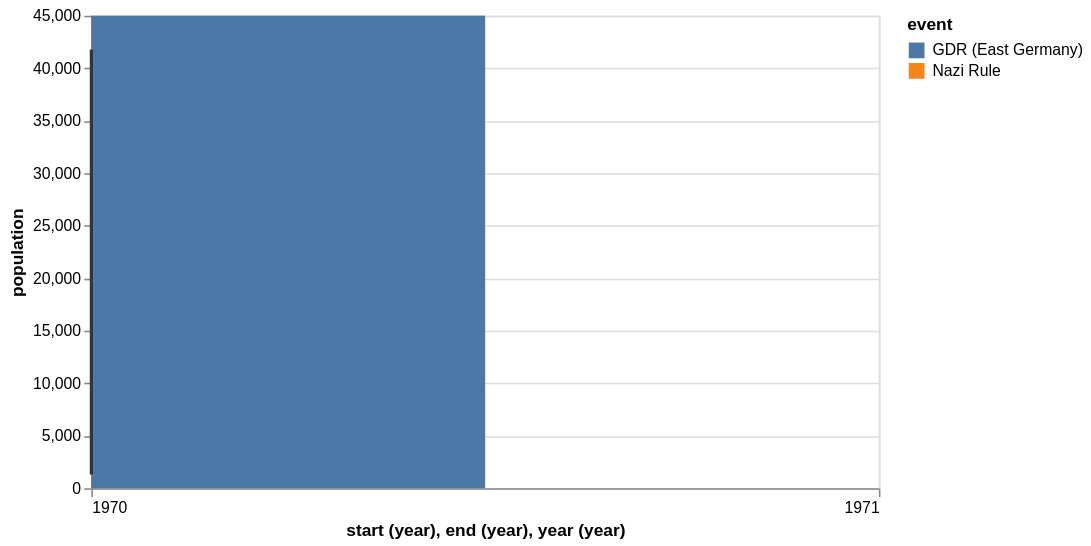

Write a Vega-Lite specification for this figure.
### Vega-Lite specification from a JSON file in a GitHub repository (floating-point values rounded to 4 significant figures)
{"$schema": "https://vega.github.io/schema/vega-lite/v2.json", "description": "The population of the German city of Falkensee over time", "width": 500, "data": {"values": [{"year": 1875, "population": 1309}, {"year": 1890, "population": 1558}, {"year": 1910, "population": 4512}, {"year": 1925, "population": 8180}, {"year": 1933, "population": 15915}, {"year": 1939, "population": 24824}, {"year": 1946, "population": 28275}, {"year": 1950, "population": 29189}, {"year": 1964, "population": 29881}, {"year": 1971, "population": 26007}, {"year": 1981, "population": 24029}, {"year": 1985, "population": 23340}, {"year": 1989, "population": 22307}, {"year": 1990, "population": 22087}, {"year": 1991, "population": 22139}, {"year": 1992, "population": 22105}, {"year": 1993, "population": 22242}, {"year": 1994, "population": 22801}, {"year": 1995, "population": 24273}, {"year": 1996, "population": 25640}, {"year": 1997, "population": 27393}, {"year": 1998, "population": 29505}, {"year": 1999, "population": 32124}, {"year": 2000, "population": 33791}, {"year": 2001, "population": 35297}, {"year": 2002, "population": 36179}, {"year": 2003, "population": 36829}, {"year": 2004, "population": 37493}, {"year": 2005, "population": 38376}, {"year": 2006, "population": 39008}, {"year": 2007, "population": 39366}, {"year": 2008, "population": 39821}, {"year": 2009, "population": 40179}, {"year": 2010, "population": 40511}, {"year": 2011, "population": 40465}, {"year": 2012, "population": 40905}, {"year": 2013, "population": 41258}, {"year": 2014, "population": 41777}]}, "layer": [{"mark": "rect", "data": {"values": [{"start": 1933, "end": 1945, "event": "Nazi Rule"}, {"start": 1948, "end": 1989, "event": "GDR (East Germany)"}]}, "encoding": {"x": {"field": "start", "type": "temporal", "timeUnit": "year"}, "x2": {"field": "end", "type": "temporal", "timeUnit": "year"}, "color": {"field": "event", "type": "nominal"}}}, {"mark": "line", "encoding": {"x": {"field": "year", "type": "temporal", "timeUnit": "year"}, "y": {"field": "population", "type": "quantitative"}, "color": {"value": "#333"}}}], "config": {"overlay": {"line": true}}}
